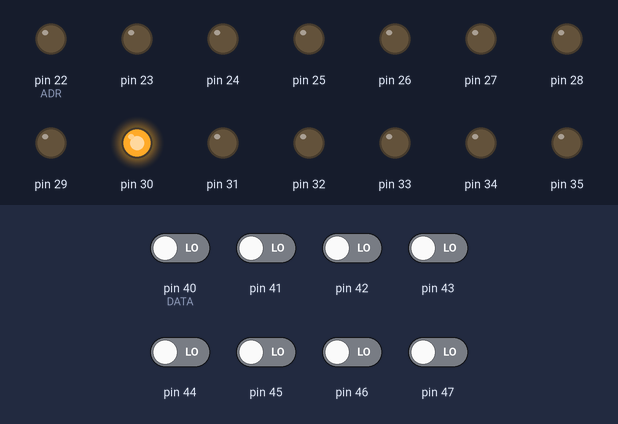
The sketch below on a simulated Arduino Mega 2560, built with avr-gcc and run on an emulated ATmega2560. Shown: output pins drawn as LEDs (lit = HIGH). Inputs (shaded band) come from the test bench; at power-on: pin 40 (DATA), pin 41–47 LOW. Pins used as bus, display or sensor lines are not drawn; what the sketch prints to the serial monitor is not drawn.

Above: at 0.3 s.
Timing chart, 0 to 1.8 s (numbered marks = the images above):
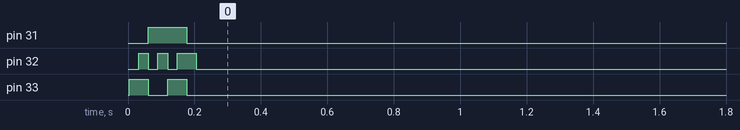

The sketch:

VSBP8-0.2.ino
```cpp
//use arduino MEGA

#define ADR 22
#define DATA 40
#define WE 50
#define OE 51
#define CE 52
//data and adr are the 0th pins, counting up increments them on the chip

char buff[200];

//only programs the first 32 bits since no page overlaps
//trying to program past this will erase the first data value in that page
//not set up yet

#define LEN 10 //get correct
#define CHIP 0
long prog[LEN][6] =
{
  {0x00, B01100000, 0xff, 0xff, 0x00, 0x01},
  {0x01, B01000000, 0xff, 0xff, 0x00, 0x02},
  {0x02, B10100000, 0xff, 0xff, 0x00, 0x03},
  {0x03, B10000000, 0xff, 0xff, 0x00, 0x04},
  {0x04, B00000000, 0x00, 0x01, 0x00, 0x05},
  {0x05, B11100000, 0x00, 0x00, 0x00, 0x06},
  {0x06, B00100000, 0x00, 0x00, 0x00, 0x07},
  {0x07, B11000000, 0x00, 0x00, 0x00, 0x09},
  {0x09, B00100000, 0x00, 0x00, 0x00, 0x09},
  {0x08, B01000000, 0x00, 0x00, 0x00, 0x00}
};

void setup() {
  //setup
  Serial.begin(9600);
  while(!Serial)
    delay(10);
  long i;
  for (i = 22; i <= 53; i++)
    pinMode(i, INPUT);
  pinMode(WE, OUTPUT);
  digitalWrite(WE, HIGH);
  pinMode(OE, OUTPUT);
  digitalWrite(OE, HIGH);
  pinMode(CE, OUTPUT);
  digitalWrite(CE, LOW);

  for (i = 0; i < 17; i++)
    pinMode(ADR+i, OUTPUT);
  for (i = 0; i < 8; i++)
    pinMode(DATA+i, OUTPUT);

 /* for (i = 0; i < LEN; i++)
    page(i, i); */

  for (i = 0; i < 8; i++)
    pinMode(DATA+i, INPUT);

  for (i = 0; i < LEN; i++) {
    Serial.print("adr:");
    Serial.print(map32(prog[i][0]));
    Serial.print(" value:");
    show(map32(prog[i][0]));
    Serial.print(" expected:");
    Serial.print(pmalign(prog[i][CHIP+1]));
    Serial.print("\n");
  }
  pinMode(48, OUTPUT);
  digitalWrite(48, HIGH);
}

void page(long s, long e)
{
  long i;
  def(0x15555, 0xAA);
  def(0x12AAA, 0x55);
  def(0x15555, 0xA0);
  for (i = s; i <= e; i++)
    def(map32(prog[i][0]), pmalign(prog[i][CHIP+1]));
  digitalWrite(WE, HIGH);
  delay(20);
}

int pmalign(long v)
{
  int ret;
  ret = 0;
  if (v & (1 << 0))
    ret += (1 << 3);
  if (v & (1 << 1))
    ret += (1 << 4);
  if (v & (1 << 2))
    ret += (1 << 5);
  if (v & (1 << 3))
    ret += (1 << 6);
  if (v & (1 << 4))
    ret += (1 << 7);
  if (v & (1 << 5))
    ret += (1 << 2);
  if (v & (1 << 6))
    ret += (1 << 1);
  if (v & (1 << 7))
    ret += (1 << 0);
  return (ret);
}

long map32(long pa)
{
  long ba;

  ba = 0;
  if (pa & (1 << 0))
    ba += (1 << 10);
  if (pa & (1 << 1))
    ba += (1 << 11);
  if (pa & (1 << 2))
    ba += (1 << 9);
  if (pa & (1 << 3))
    ba += (1 << 8);
  if (pa & (1 << 4))
    ba += (1 << 13);
  if (pa & (1 << 5))
    ba += (1 << 14);
  if (pa & (1 << 6))
    ba += (1 << 0);
  if (pa & (1 << 7))
    ba += (1 << 1);
  if (pa & (1 << 8))
    ba += (1 << 2);

  return (ba);
}

void setadr(long a)
{
  long i;

  for (i = 0; i < 17; i++)
    digitalWrite(ADR+i, LOW);
  for (i = 0; i < 17; i++)
    if (a & (1 << i))
      digitalWrite(ADR+i, HIGH);
}

void setval(int v)
{
  long i;

  for (i = 0; i < 8; i++)
    digitalWrite(DATA+i, LOW);
  for (i = 0; i < 8; i++)
    if (v & (1 << i))
      digitalWrite(DATA+i, HIGH);
}

void def(long a, int v)
{
  long i;

  for (i = 0; i < 17; i++)
    digitalWrite(ADR+i, LOW);
  for (i = 0; i < 17; i++)
    if (a & (1 << i))
      digitalWrite(ADR+i, HIGH);
  digitalWrite(WE, HIGH);
  delayMicroseconds(5);
  digitalWrite(WE, LOW);
  for (i = 0; i < 8; i++)
    digitalWrite(DATA+i, LOW);
  for (i = 0; i < 8; i++)
    if (v & (1 << i))
      digitalWrite(DATA+i, HIGH);
}

void show(long a)
{
  long i;
  int val;

  digitalWrite(OE, LOW);

  for (i = 0; i < 17; i++)
    digitalWrite(ADR+i, LOW);
  for (i = 0; i < 17; i++)
    if (a & (1 << i))
      digitalWrite(ADR+i, HIGH);

  for (val = 0, i = 0; i < 8; i++)
    if (digitalRead(DATA+i))
      val += (1 << i);

  digitalWrite(OE, HIGH);

  Serial.print(val);
}

void loop() {}
```
